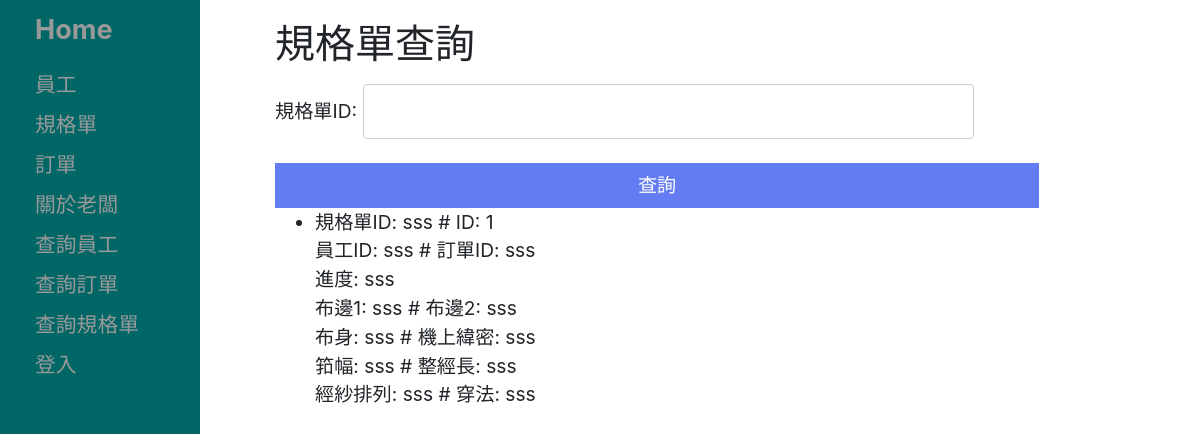
The page /onlineOrderSystem/datasheet_search/ on the database as committed earlier.
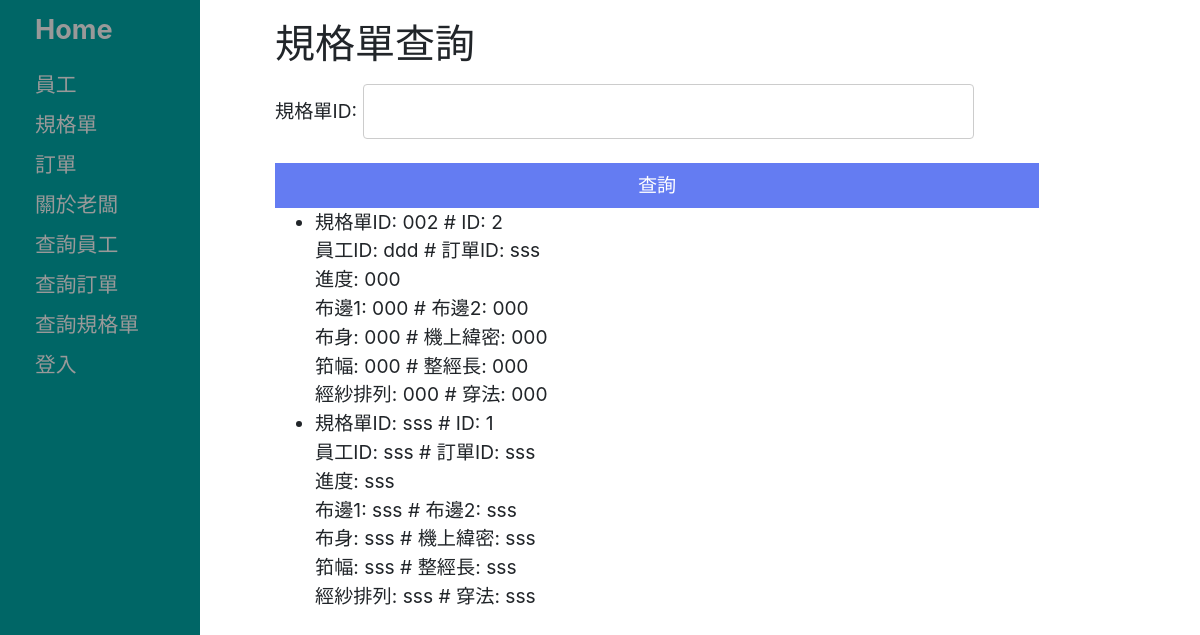
The same page on the database as committed later.
### onlineOrderSystem/models.py (models this page shows, shortened)
class DataSheet(models.Model):
    buBien1 = models.CharField('布邊1', max_length=30, help_text='布邊x/穿筘x根入/x根')
    buBien2 = models.CharField('布邊2', max_length=30, help_text='布邊x/穿筘x根入/x根')
    buSien = models.CharField('布身', max_length=30, help_text='布邊x/穿筘x根入/x根')
    weiMi = models.CharField('機上緯密', max_length=20, help_text='根/吋')
    koFu = models.CharField('筘幅', max_length=10, help_text='寸')
    length = models.CharField('整經長', max_length=10, help_text='y')
    id = models.AutoField(primary_key=True)
    orderFormID = models.CharField('訂單ID', max_length=20)
    progress = models.CharField('進度', max_length=100)
    staffID = models.CharField('員工ID', max_length=10)
    IDName = models.CharField('規格單ID', max_length=10)
    arrangement = models.CharField('經紗排列', max_length=100)
    sewingMethod = models.CharField('穿法', max_length=100)
    ...
    class Meta:
        db_table = "規格單"
        ordering = ['IDName']

### onlineOrderSystem/views.py (the view)
# urls.py: path('datasheet_search/', views.datasheet_search, name='datasheet_search'),
def datasheet_search(request):
    user_list = DataSheet.objects.all()
    user_filter = UserFilter(request.GET, queryset=user_list)
    return render(request, 'datasheet_list.html', {'filter': user_filter})

### templates/datasheet_list.html
{% extends 'base_generic.html' %}
{% block content %}
<h1>規格單查詢</h1>
  <form method="get">
    {{ filter.form.as_p }}
    <button type="submit">查詢</button>
  </form>
  <ul>
  {% for user in filter.qs %}
    <li>規格單ID: {{ user.IDName }} # ID: {{ user.id }}</li>
    <div>員工ID: {{ user.staffID }} # 訂單ID: {{ user.orderFormID }}</div>
    <div>進度: {{ user.progress }}</div>
    <div>布邊1: {{ user.buBien1 }} # 布邊2: {{ user.buBien2 }}</div>
    <div>布身: {{ user.buSien }} # 機上緯密: {{ user.weiMi }}</div>
    <div>筘幅: {{ user.koFu }} # 整經長: {{ user.length }}</div>
    <div>經紗排列: {{ user.arrangement }} # 穿法: {{ user.sewingMethod }}</div>
  {% endfor %}
  </ul>
{% endblock %}

### templates/base_generic.html (shortened to what this page needs)
<!DOCTYPE html>
<html lang="en">
<head>
  <link rel="stylesheet" href="https://stackpath.bootstrapcdn.com/bootstrap/4.1.3/css/bootstrap.min.css">
  <link rel="stylesheet" type="text/css" media="all" href="../onlineOrderSystem/static/css/styles.css" />
  {% load static %}
  <link rel="stylesheet" href="{% static 'css/styles.css' %}">
</head>
<body>
  <div id="wrapper" class="container-fluid">
    <div class="row">
      <div id="sidebar-wrapper" class="col-sm-2">
      {% block sidebar %}
        <ul class="sidebar-nav">
          <li class="sidebar-brand" style="font-size:1.3em;font-weight:bold"><a href="{% url 'index' %}">Home</a></li>
          <li><a href="{% url 'staff' %}">員工</a></li>
          <li><a href="{% url 'datasheet' %}">規格單</a></li>
          <li><a href="{% url 'orderform' %}">訂單</a></li>
          <li><a href="{% url 'boss' %}">關於老闆</a></li>
          <li><a href="{% url 'staff_search' %}">查詢員工</a></li>
          <li><a href="{% url 'orderform_search' %}">查詢訂單</a></li>
          <li><a href="{% url 'datasheet_search' %}">查詢規格單</a></li>
          {% if user.is_authenticated %}
            <li>User: {{ user.get_username }}</li>
            <li><a href="{% url 'logout'%}?next={{request.path}}">登出</a></li>
          {% else %}
            <li><a href="{% url 'login'%}?next={{request.path}}">登入</a></li>
          {% endif %}
        </ul>
     {% endblock %}
      </div>
      <div id="page-content-wrapper" class="col-sm-10 ">{% block content %}{% endblock %}</div>
    </div>
  </div>
</body>
</html>

### onlineOrderSystem/static/css/styles.css (style rules this page uses)
#sidebar-wrapper { z-index: 1000; position: fixed; left: 250px; width: 20%; height: 100%; margin-left: -250px; overflow-y: auto; color: white; font-size:1.3em; background: #006666; -webkit-transition: all 0.5s ease; -moz-transition: all 0.5s ease; -o-transition: all 0.5s ease; transition: all 0.5s ease; }
#page-content-wrapper { margin-left: 20px; width: 100%; position: absolute; padding: 15px; font-size:1.2em; }
.sidebar-nav { position: absolute; top: 0; width: 250px; margin: 0; padding: 0; list-style: none; }
.sidebar-nav li { text-indent: 20px; line-height: 40px; }
.sidebar-nav li a { display: block; text-decoration: none; color: #999999; }
.sidebar-nav > .sidebar-brand { height: 65px; font-size: 18px; line-height: 60px; }
.sidebar-nav > .sidebar-brand a { color: #999999; }
@media (min-width:768px) { #wrapper { padding-left: 250px; } }
@media (min-width:768px) { #sidebar-wrapper { width: 250px; } }
@media (min-width:768px) { #page-content-wrapper { padding: 20px; position: relative; } }
button { background-color: #647cf2; border: none; color: white; padding: 8px 20px; cursor: pointer; width:100%; }
input { width: 80%; padding: 12px 20px; margin: 8px 0; display: inline-block; border: 1px solid #ccc; border-radius: 4px; box-sizing: border-box; }
ul { list-style-type: disc; list-style-position:outside; }

Rows that differ between the two databases and show on the page:
added DataSheet: IDName "002", id "2", staffID "ddd", orderFormID "sss", progress "000", buBien1 "000", buBien2 "000", buSien "000", weiMi "000", koFu "000", length "000", arrangement "000", sewingMethod "000"
